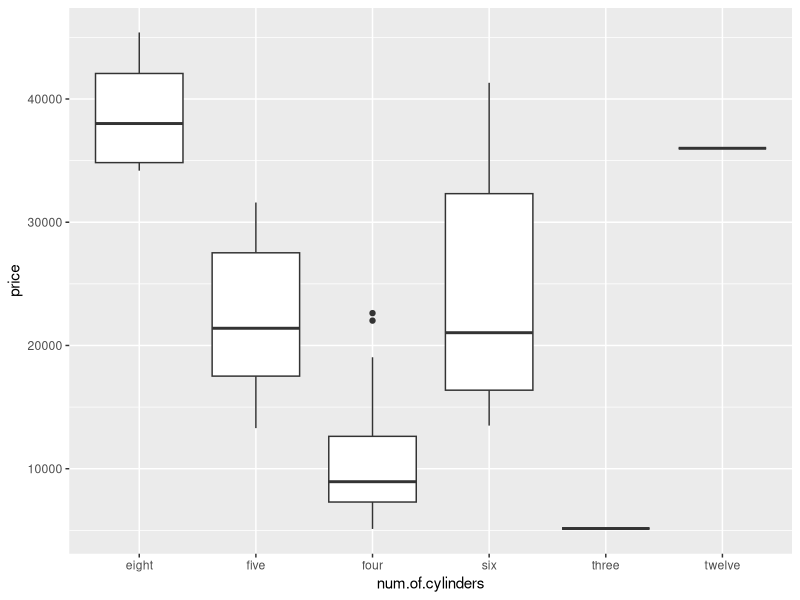
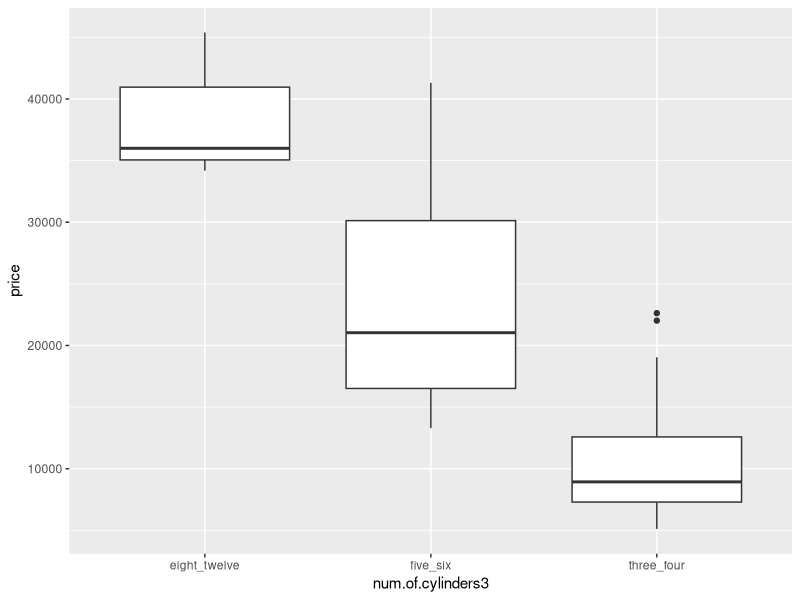
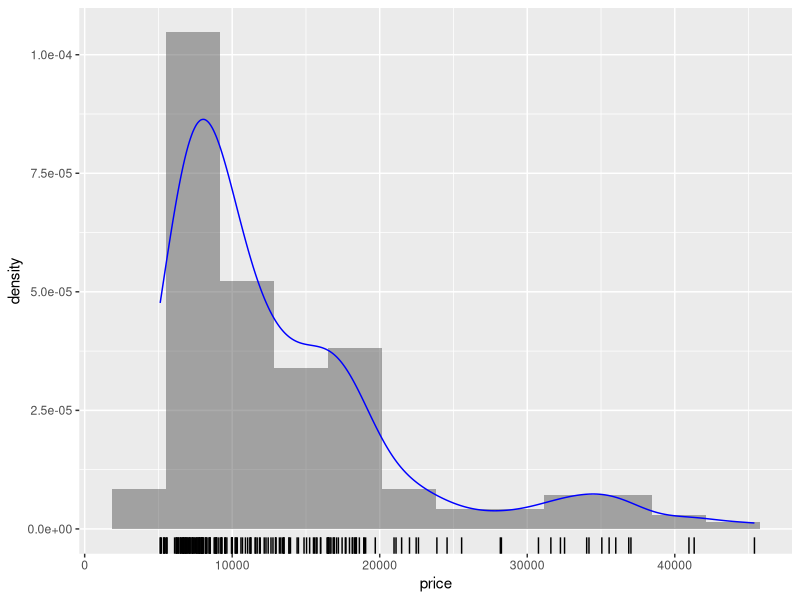
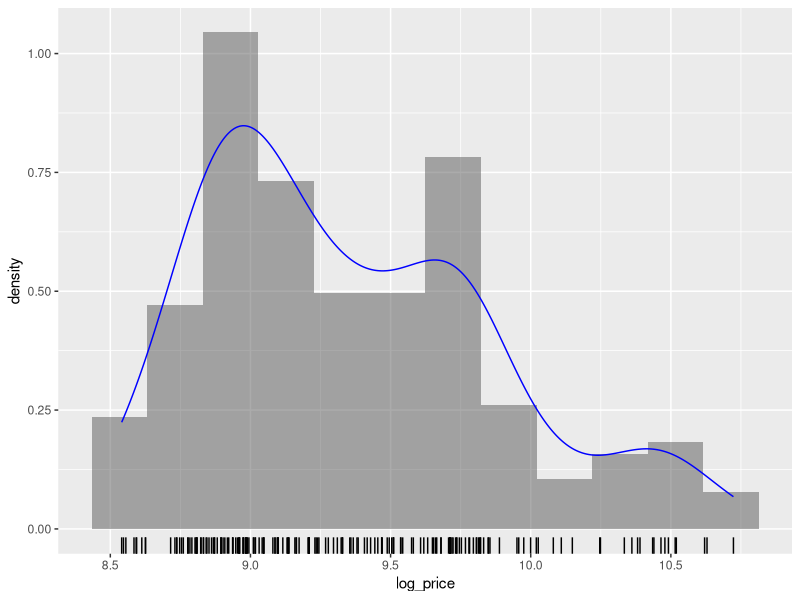

Source code (R) for these figures, in order:
#########################################################.
# SPLITTING THE DATA INTO TRAINING SET AND TEST SET
# SCALING THE NUMERICAL FEATURES
# APPLY FEATURE ENGINEERING TO CATEGORICAL VARIABLE AND NUMERICAL LABEL
#########################################################.

rm(list=ls()) # Delete all objects
ls() # List variables in memory

options(header=T, sep=",", stringsAsFactors = FALSE, 
        str = strOptions(strict.width = "cut"), 
        readr.show_progress=FALSE)

##################################################################.
# 0 Load-packages -------------
#library(GGally) ## Adds pair-wise scatter plots to ggplot2
required_packages <- c("rlang", "ggplot2", "dplyr", "repr", "caret",
                       "hexbin", "GGally")
lapply(required_packages, library, character.only = TRUE)

##################################################################.
# 1 LOAD DATA THAT CONTAINS MISSING VALUES WITH "?" -----

auto_prices <- read.csv("Data_Files//auto_prices_wo_missing.csv", 
                        stringsAsFactors = FALSE, header = TRUE)

head(auto_prices, 12)
dim(auto_prices)


##################################################################.
# 2 SPLIT THE DATA SET -----
# Create randomly training and test sets - video 24

set.seed(1955)
partition <- caret::createDataPartition(auto_prices[,"fuel.type"], 
                                        times = 1, p = 0.75, list = FALSE)
training <- auto_prices[partition,]  # Create the training sample
test <- auto_prices[-partition,]  # Create the test sample
dim(training)
dim(test)



##################################################################.
# 3 SCALING NUMERICAL VARIABLES -----
# Important Note: Do scaling only AFTER split the data set

# Applied to just 3 numerical columns (DEMO)
num_cols <- c('curb.weight', 'horsepower', 'city.mpg')

# Before change
summary(training[,num_cols])

# generate scaler - scaling method: "center" and "scale". Mean = 0 and standard deviation = 1
preProcValues <- caret::preProcess(training[,num_cols],method=c("center","scale")) 

training[,num_cols] <- predict(preProcValues, training[,num_cols])
test[,num_cols] <-     predict(preProcValues, test[,num_cols])

# After Change
head(training[,num_cols])
summary(training[,num_cols])

##################################################################.
# 4 FEATURE ENGINEERING IDEAS -------
# GOAL: DEVELOP HIGHLY PREDICTIVE FEATURES
# Raw data are often not the best. Some features are repetitive or unnecessary
# Good features allow simple ML algorithms to work well.
# Poor features result in poor performance from even the best ML algorithms.
# STEPS
# * Exploration to understand data relationships
# * Transform features
# * Generate new features from math operations on other features
# * Use visualization to check results
# * Test with ML model
# * Repeat all steps

# TRANSFORM FEATURES
# * More covariate with label

# COMMON TRANSFORMATIONS
# Log, exponential, square root, variance
# 
# INTERACTIONS
# Many interactions in real world. Think about mean, median, radio of features

# PREDICTIVE FEATURES are key to success in ML. Find them by: 
# * Data exploration
# * Testing multiple, lots of ideas.
# * This is a Iterative process: test, fail fast, keep that works.
# * A lot of creativity and human energy goes into feature engineering.

# DEMOS EXAMPLE OF FEATURE ENGINEERING TECHNIQUES:

# 4.1 DEMO: AGGREGATING - REPLACING REPLACE VALUES ----
# fOR categorical variables
# For cases when too many categories, or categories with very few members

table(auto_prices[,"num.of.cylinders"])
#eight   five   four    six  three twelve 
#  4     10    155     24      1      1 

ggplot(data=auto_prices, aes(num.of.cylinders,price)) +
       geom_boxplot()


# METHOD 1 USING LIST
# List similar to dictionary in Python (keys and values)
cylinder_categories <- c('three' = 'three_four', 'four' = 'three_four',
                         'five' = 'five_six', 'six' = 'five_six', 
                         'eight' = 'eight_twelve', 'twelve' = 'eight_twelve')

out = rep('i', length.out = nrow(auto_prices)) 
i = 1
for(x in auto_prices[,'num.of.cylinders']){
  out[i] = cylinder_categories[[x]]  # cylinder_categories[["four"]] -> "three_four"
  i = i+1
}
auto_prices['num.of.cylinders2'] = out

table(auto_prices[,'num.of.cylinders2'])

# METHOD 2 USING VECTOR
out <- c()   # instead of list(), use empty vector
for(x in auto_prices[,'num.of.cylinders']){
  newvalue <- cylinder_categories[[x]]  # cylinder_categories[["four"]] -> "three_four"
  out <- append(out, newvalue)
}
table(out)

# METHOD 2 DPLYR
table(auto_prices[,"num.of.cylinders"])

auto_prices <- auto_prices %>% 
  mutate(num.of.cylinders3 = case_when(num.of.cylinders == 'three' ~ 'three_four',
                                       num.of.cylinders == 'four' ~ 'three_four',
                                       num.of.cylinders == 'five' ~ 'five_six',
                                       num.of.cylinders == 'six' ~ 'five_six',
                                       num.of.cylinders == 'eight' ~ 'eight_twelve',
                                       num.of.cylinders == 'twelve' ~ 'eight_twelve'))
auto_prices[,'num.of.cylinders3']

ggplot(data=auto_prices, aes(num.of.cylinders3,price)) +
  geom_boxplot()

# 4.2 DEMO: TRANSFORMING - APPLY LOG TO LABEL ----
# fOR numeric variables

# * 4.4 COMBINE HISTOGRAMS AND KDES -----
plot_hist <- function(df, col = 'price', bins = 10){
  options(repr.plot.width=4, repr.plot.height=3) # Set the initial plot area dimensions
  bw = (max(df[,col]) - min(df[,col]))/(bins + 1)
  p = ggplot(df, aes_string(col)) + 
        geom_histogram(binwidth = bw, aes(y=..density..), alpha = 0.5) +
        geom_density(aes(y=..density..), color = 'blue') + 
        geom_rug()
   print(p)
   }
plot_hist(auto_prices)  

# Apply Log to change the distribution to normal
auto_prices[,'log_price'] <- log(auto_prices[,'price'])
plot_hist(auto_prices,col = 'log_price')  

# The result is a whole more symmetric

# END 
